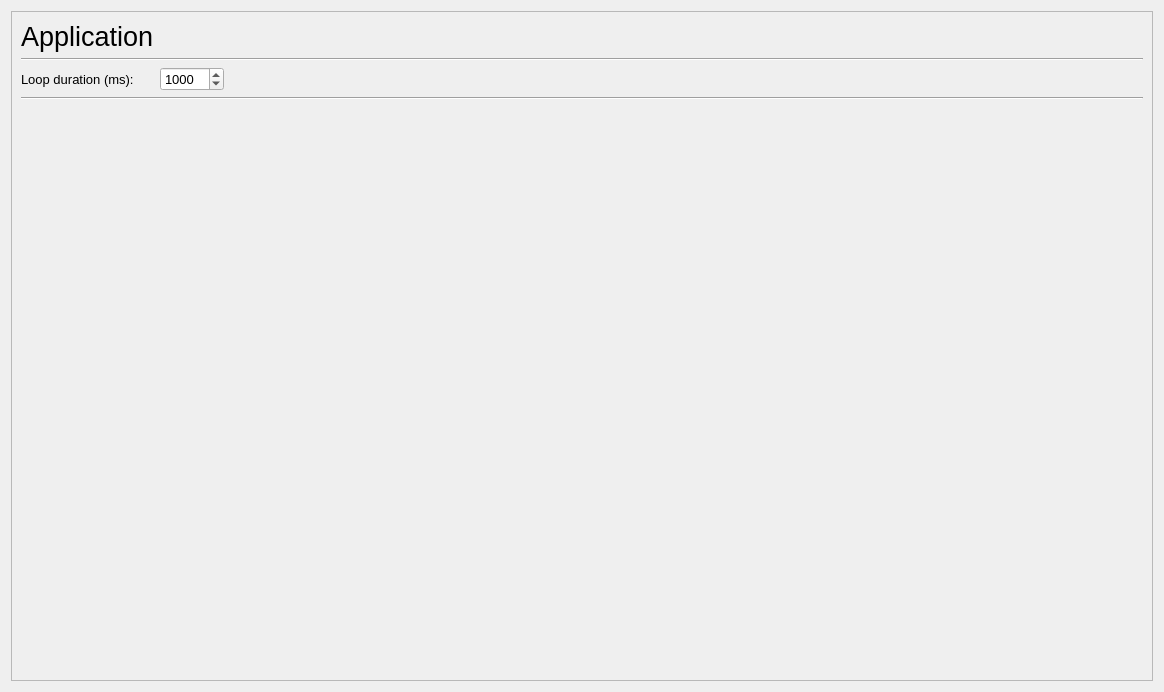
<?xml version="1.0" encoding="UTF-8"?>
<ui version="4.0">
 <class>AdvancedSettings</class>
 <widget class="QWidget" name="AdvancedSettings">
  <property name="geometry">
   <rect>
    <x>0</x>
    <y>0</y>
    <width>1164</width>
    <height>692</height>
   </rect>
  </property>
  <property name="windowTitle">
   <string>Form</string>
  </property>
  <layout class="QGridLayout" name="gridLayout">
   <item row="0" column="0">
    <widget class="QScrollArea" name="scrollArea_3">
     <property name="widgetResizable">
      <bool>true</bool>
     </property>
     <widget class="QWidget" name="scrollAreaWidgetContents_3">
      <property name="geometry">
       <rect>
        <x>0</x>
        <y>0</y>
        <width>1144</width>
        <height>672</height>
       </rect>
      </property>
      <layout class="QGridLayout" name="gridLayout_2">
       <item row="2" column="0">
        <widget class="QLabel" name="loopDurLabel">
         <property name="font">
          <font>
           <pointsize>10</pointsize>
          </font>
         </property>
         <property name="text">
          <string>Loop duration (ms):</string>
         </property>
        </widget>
       </item>
       <item row="2" column="2">
        <spacer name="horizontalSpacer_6">
         <property name="orientation">
          <enum>Qt::Orientation::Horizontal</enum>
         </property>
         <property name="sizeHint" stdset="0">
          <size>
           <width>761</width>
           <height>20</height>
          </size>
         </property>
        </spacer>
       </item>
       <item row="4" column="2">
        <spacer name="verticalSpacer_3">
         <property name="orientation">
          <enum>Qt::Orientation::Vertical</enum>
         </property>
         <property name="sizeHint" stdset="0">
          <size>
           <width>88</width>
           <height>756</height>
          </size>
         </property>
        </spacer>
       </item>
       <item row="2" column="1">
        <widget class="QSpinBox" name="loopDurBox">
         <property name="font">
          <font>
           <pointsize>10</pointsize>
          </font>
         </property>
         <property name="minimum">
          <number>100</number>
         </property>
         <property name="maximum">
          <number>10000</number>
         </property>
         <property name="value">
          <number>1000</number>
         </property>
        </widget>
       </item>
       <item row="1" column="0" colspan="3">
        <widget class="Line" name="line_10">
         <property name="orientation">
          <enum>Qt::Orientation::Horizontal</enum>
         </property>
        </widget>
       </item>
       <item row="3" column="0" colspan="3">
        <widget class="Line" name="line_11">
         <property name="orientation">
          <enum>Qt::Orientation::Horizontal</enum>
         </property>
        </widget>
       </item>
       <item row="0" column="0">
        <widget class="QLabel" name="listeningLabel">
         <property name="sizePolicy">
          <sizepolicy hsizetype="Preferred" vsizetype="Minimum">
           <horstretch>0</horstretch>
           <verstretch>0</verstretch>
          </sizepolicy>
         </property>
         <property name="maximumSize">
          <size>
           <width>16777215</width>
           <height>50</height>
          </size>
         </property>
         <property name="font">
          <font>
           <pointsize>20</pointsize>
          </font>
         </property>
         <property name="text">
          <string>Application</string>
         </property>
        </widget>
       </item>
      </layout>
     </widget>
    </widget>
   </item>
  </layout>
 </widget>
 <resources/>
 <connections/>
</ui>
